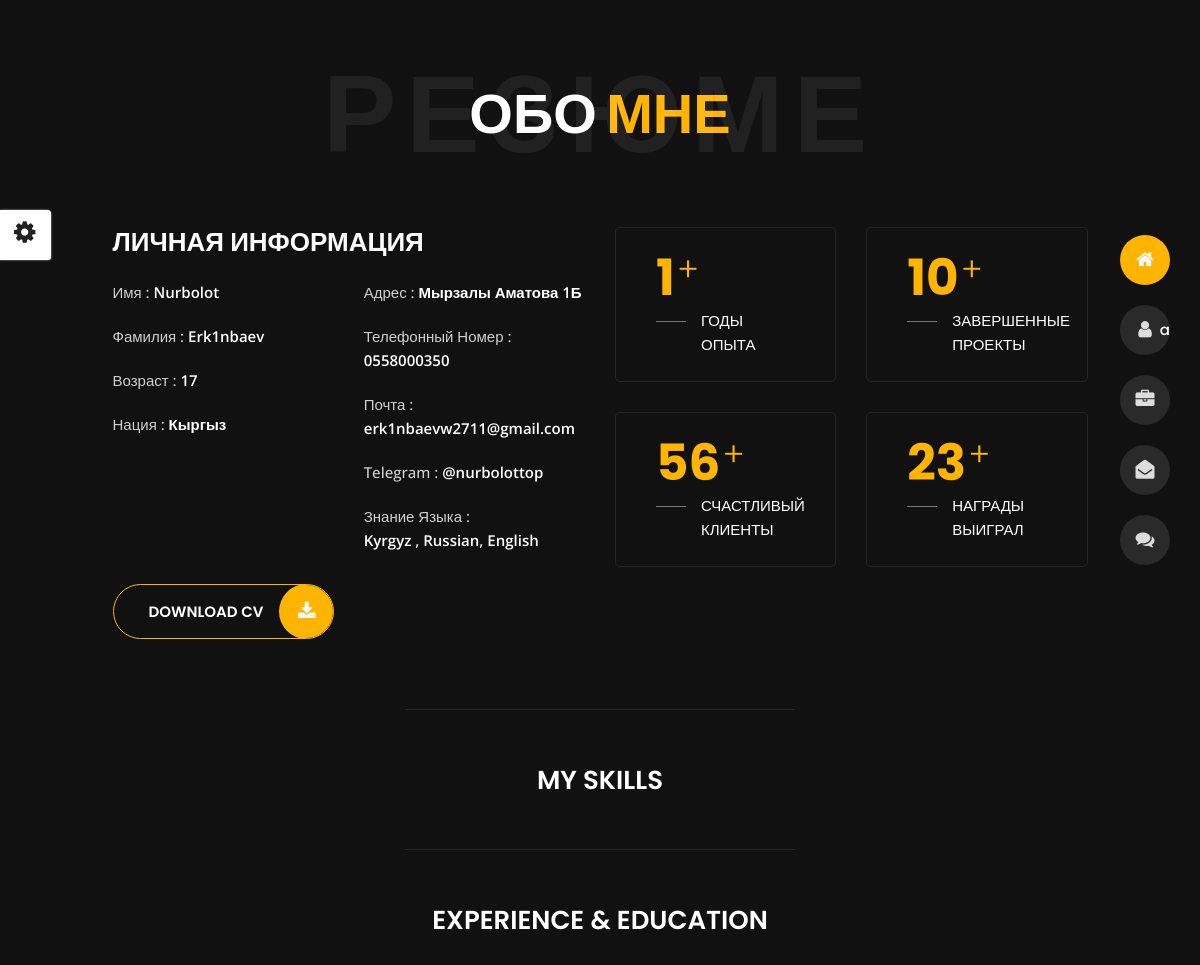
Page /about/ on the earlier database version.
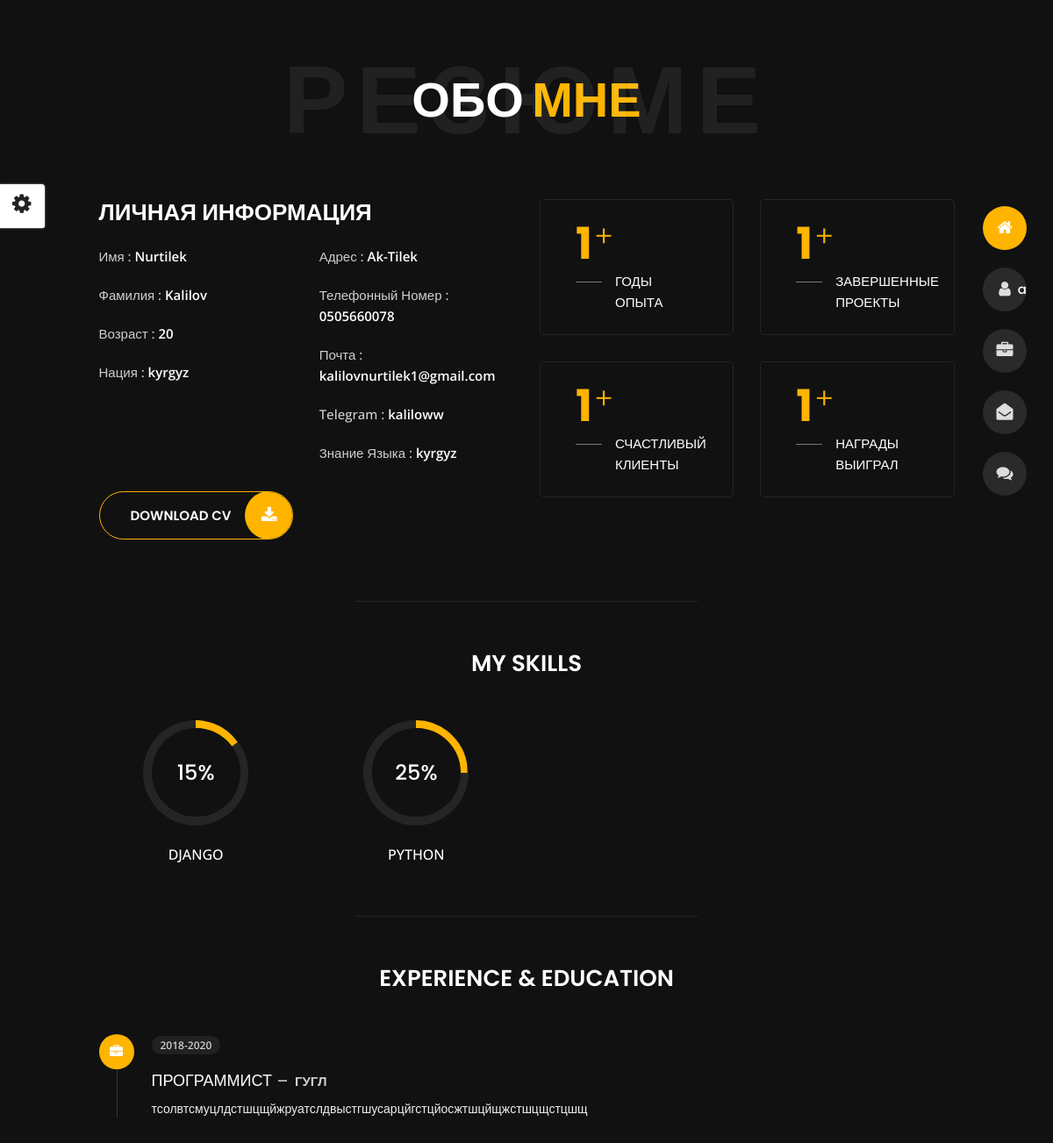
Same page on the later database version.
### apps/settings/models.py (models this page shows, shortened)
class About(models.Model):
    first_name = models.CharField(
        max_length=255,
        verbose_name="Имя"
    )
    last_name = models.CharField(
        max_length=255,
        verbose_name="Фамилия"
    )
    age = models.CharField(
        max_length=3,
        verbose_name="Возраст"
    )
    nation = models.CharField(
        max_length=255,
        verbose_name="Нация"
    )
    address = models.CharField(
        max_length=255,
        verbose_name="Адрес"
    )
    phone = models.CharField(
        max_length=255,
        verbose_name="Телефонный номер"
    )
    email = models.EmailField(
        verbose_name="Почта"
    )
    telegram = models.CharField(
        max_length=255,
        verbose_name="Username телеграм"
    )
    language = models.CharField(
        max_length=255,
        verbose_name="Знание языка"
    )
    year = models.CharField(
        max_length=255,
        verbose_name="Годы опыта"
    )
    projects = models.CharField(
        max_length=255,
        verbose_name='Завершенные проекты'
    )
    clients = models.CharField(
        max_length=255,
        verbose_name="Счастливые клиенты"
    )
    awards = models.CharField(
        max_length=255,
        verbose_name="Полученные награды"
    )
    class Meta:
        verbose_name = "Обо мне"
        verbose_name_plural = "Обо мне"

class Skills(models.Model):
    skill = models.CharField(
        max_length=100,
        verbose_name="Скилл"
    )
    procent = models.CharField(
        max_length=100,
        verbose_name="Процент"
    )
    class Meta:
        verbose_name= "Скилы"
        verbose_name_plural = "Скилл"

class Work(models.Model):
    work_time = models.CharField(
        max_length=100,
        verbose_name="Годы работы"
    )
    job_title = models.CharField(
        max_length=100,
        verbose_name="Должность"
    )
    company = models.CharField(
        max_length=100,
        verbose_name="компания где работал"
    )
    comment = models.CharField(
        max_length=100,
        verbose_name="comment"
    )
    class Meta:
        verbose_name = "Опыт работы"
        verbose_name_plural = "Опыты работы"

### apps/settings/views.py (the view)
# urls.py: path("about/", about, name="about"),
def about(request):
    about = About.objects.latest("id")
    skill = Skills.objects.all
    work = Work.objects.all
    education = Education.objects.all
    return render(request,"about.html", locals())

### templates/about.html (shortened to what this page needs)
{% extends 'include/homepage.html' %}
{% load static %}
{% block content %}
<body class="about">
<div id="showSwitcher" class="styleSecondColor"><i class="fa fa-cog fa-spin"></i></div>
{% include 'include/header.html' %}
<section class="title-section text-left text-sm-center revealator-slideup revealator-once revealator-delay1">
    <h1>Обо <span>Мне</span></h1>
    <span class="title-bg">Резюме</span>
</section>
<section class="main-content revealator-slideup revealator-once revealator-delay1">
    <div class="container">
        <div class="row">
            <div class="col-12 col-lg-5 col-xl-6">
                <div class="row">
                    <div class="col-12">
                        <h3 class="text-uppercase custom-title mb-0 ft-wt-600">ЛИЧНАЯ ИНФОРМАЦИЯ</h3>
                    </div>
                    <div class="col-6">
                        <ul class="about-list list-unstyled open-sans-font">
                            <li> <span class="title">Имя :</span> <span class="value d-block d-sm-inline-block d-lg-block d-xl-inline-block">{{ about.first_name }}</span> </li>
                            <li> <span class="title">Фамилия :</span> <span class="value d-block d-sm-inline-block d-lg-block d-xl-inline-block">{{ about.last_name }}</span> </li>
                            <li> <span class="title">Возраст :</span> <span class="value d-block d-sm-inline-block d-lg-block d-xl-inline-block">{{ about.age}}</span> </li>
                            <li> <span class="title">Нация :</span> <span class="value d-block d-sm-inline-block d-lg-block d-xl-inline-block">{{ about.nation}}</span> </li>
                        </ul>
                    </div>
                    <div class="col-6">
                        <ul class="about-list list-unstyled open-sans-font">
                            <li> <span class="title">Адрес :</span> <span class="value d-block d-sm-inline-block d-lg-block d-xl-inline-block">{{ about.address }}</span> </li>
                            <li> <span class="title">Телефонный номер :</span> <span class="value d-block d-sm-inline-block d-lg-block d-xl-inline-block">{{ about.phone }}</span> </li>
                            <li> <span class="title">Почта :</span> <span class="value d-block d-sm-inline-block d-lg-block d-xl-inline-block">{{ about.email}}</span> </li>
                            <li> <span class="title">Telegram :</span> <span class="value d-block d-sm-inline-block d-lg-block d-xl-inline-block">{{ about.telegram }}</span> </li>
                            <li> <span class="title">Знание языка :</span> <span class="value d-block d-sm-inline-block d-lg-block d-xl-inline-block">{{ about.language }}</span> </li>
                        </ul>
                    </div>
                    <div class="col-12 mt-3">
                        <a class="button" href="#">
                            <span class="button-text">Download CV</span>
                            <span class="button-icon fa fa-download"></span>
                        </a>
                    </div>
                </div>
            </div>
            <div class="col-12 col-lg-7 col-xl-6 mt-5 mt-lg-0">
                <div class="row">
                    <div class="col-6">
                        <div class="box-stats with-margin">
                            <h3 class="poppins-font position-relative">{{ about.year}}</h3>
                            <p class="open-sans-font m-0 position-relative text-uppercase">Годы <span class="d-block">Опыта</span></p>
                        </div>
                    </div>
                    <div class="col-6">
                        <div class="box-stats with-margin">
                            <h3 class="poppins-font position-relative">{{ about.projects}}</h3>
                            <p class="open-sans-font m-0 position-relative text-uppercase">Завершенные <span class="d-block">Проекты</span></p>
                        </div>
                    </div>
                    <div class="col-6">
                        <div class="box-stats">
                            <h3 class="poppins-font position-relative">{{ about.clients}}</h3>
                            <p class="open-sans-font m-0 position-relative text-uppercase">СЧАСТЛИВЫЙ<span class="d-block">КЛИЕНТЫ</span></p>
                        </div>
                    </div>
                    <div class="col-6">
                        <div class="box-stats">
                            <h3 class="poppins-font position-relative">{{ about.awards}}</h3>
                            <p class="open-sans-font m-0 position-relative text-uppercase">НАГРАДЫ <span class="d-block">ВЫИГРАЛ</span></p>
                        </div>
                    </div>
                </div>
            </div>
        </div>
        <hr class="separator">
        <div class="row">
            <div class="col-12">
                <h3 class="text-uppercase pb-4 pb-sm-5 mb-3 mb-sm-0 text-left text-sm-center custom-title ft-wt-600">My Skills</h3>
            </div>
            {% for skill in skill %}
            <div class="col-6 col-md-3 mb-3 mb-sm-5">
                <div class="c100 p{{skill.procent}}">
                    <span>{{ skill.procent }}%</span>
                </div>
                <h6 class="text-uppercase open-sans-font text-center mt-2 mt-sm-4">{{ skill.skill }}</h6>
            </div>
           {% endfor %}
        </div>
        <hr class="separator mt-1">
        <div class="row">
            <div class="col-12">
                <h3 class="text-uppercase pb-5 mb-0 text-left text-sm-center custom-title ft-wt-600">Experience <span>&</span> Education</h3>
            </div>
            <div class="col-lg-6 m-15px-tb">
                <div class="resume-box">
                    <ul>
                        {% for work in work %}
                        <li>
                            <div class="icon">
                                <i class="fa fa-briefcase"></i>
                            </div>
                            <span class="time open-sans-font text-uppercase">{{ work.work_time }}</span>
                            <h5 class="poppins-font text-uppercase">{{ work.job_title }}<span class="place open-sans-font">{{ work.company }}</span></h5>
                            <p class="open-sans-font">{{ work.comment }}</p>
                        </li>
                        {% endfor %}
                    </ul>
                </div>
            </div>
            <div class="col-lg-6 m-15px-tb">
            </div>
        </div>
    </div>
</section>
{% endblock %}

### templates/include/homepage.html (shortened to what this page needs)
{% load static %}
<!DOCTYPE html>
<html lang="en">
<head>
    <link href="{% static 'css/bootstrap.min.css' %}" rel="stylesheet">
    <link href="{% static 'css/preloader.min.css' %}" rel="stylesheet">
    <link href="{% static 'css/circle.css' %}" rel="stylesheet">
    <link href="{% static 'css/font-awesome.min.css' %}" rel="stylesheet">
    <link href="{% static 'css/fm.revealator.jquery.min.css' %}" rel="stylesheet">
    <link href="{% static 'css/style.css' %}" rel="stylesheet">
    <link href="{% static 'css/skins/yellow.css' %}" rel="stylesheet">
    <link rel="alternate stylesheet" type="text/css" title="blue" href="{% static 'css/skins/blue.css' %}" />
    <link rel="alternate stylesheet" type="text/css" title="green" href="{% static 'css/skins/green.css' %}" />
    <link rel="alternate stylesheet" type="text/css" title="yellow" href="{% static 'css/skins/yellow.css' %}" />
    <link rel="alternate stylesheet" type="text/css" title="blueviolet" href="{% static 'css/skins/blueviolet.css' %}" />
    <link rel="alternate stylesheet" type="text/css" title="goldenrod" href="{% static 'css/skins/goldenrod.css' %}" />
    <link rel="alternate stylesheet" type="text/css" title="magenta" href="{% static 'css/skins/magenta.css' %}" />
    <link rel="alternate stylesheet" type="text/css" title="orange" href="{% static 'css/skins/orange.css' %}" />
    <link rel="alternate stylesheet" type="text/css" title="purple" href="{% static 'css/skins/purple.css' %}" />
    <link rel="alternate stylesheet" type="text/css" title="red" href="{% static 'css/skins/red.css' %}" />
    <link rel="alternate stylesheet" type="text/css" title="yellowgreen" href="{% static 'css/skins/yellowgreen.css' %}" />
    <link rel="stylesheet" type="text/css" href="{% static 'css/styleswitcher.css' %}" />
</head>
    {% block content %}
    {% endblock %}
</body>
</html>

### templates/include/header.html (shortened to what this page needs)
{% load static %}
<header class="header" id="navbar-collapse-toggle">
    <ul class="icon-menu d-none d-lg-block revealator-slideup revealator-once revealator-delay1">
        <li class="icon-box active">
            <i class="fa fa-home"></i>
            <a href="{% url 'index' %}">
            </a>
        </li>
        <li class="icon-box">
            <i class="fa fa-user"></i>
            <a href="{% url 'about' %}">
            </a>a
        </li>
        <li class="icon-box">
            <i class="fa fa-briefcase"></i>
            <a href="portfolio.html">
            </a>
        </li>
        <li class="icon-box">
            <i class="fa fa-envelope-open"></i>
            <a href="{% url 'contact' %}">
            </a>
        </li>
        <li class="icon-box">
            <i class="fa fa-comments"></i>
            <a href="blog.html">
            </a>
        </li>
    </ul>
</header>

### static/css/circle.css (style rules this page uses)
.c100 { position: relative; font-size: 120px; width: 1em; height: 1em; border-radius: 50%; float: left; margin: 0 0.1em 0.1em 0; background-color: #cccccc; }
.c100 *, .c100 *:before, .c100 *:after { -webkit-box-sizing: content-box; -moz-box-sizing: content-box; box-sizing: content-box; }
.c100 > span { position: absolute; width: 100%; z-index: 1; left: 0; top: 0; width: 5em; line-height: 5em; font-size: 0.2em; color: #cccccc; display: block; text-align: center; white-space: nowrap; -webkit-transition-property: all; -moz-transition-property: all; -o-transition-property: all; transition-property: all; -webkit-transition-duration: 0.2s; -moz-transition-duration: 0.2s; -o-transition-duration: 0.2s; transition-duration: 0.2s; -webkit-transition-timing-function: ease-out; -moz-transition-timing-function: ease-out; -o-transition-timing-function: ease-out; transition-timing-function: ease-out; }
.c100:after { position: absolute; top: 0.08em; left: 0.08em; display: block; content: " "; border-radius: 50%; background-color: #f5f5f5; width: 0.84em; height: 0.84em; -webkit-transition-property: all; -moz-transition-property: all; -o-transition-property: all; transition-property: all; -webkit-transition-duration: 0.2s; -moz-transition-duration: 0.2s; -o-transition-duration: 0.2s; transition-duration: 0.2s; -webkit-transition-timing-function: ease-in; -moz-transition-timing-function: ease-in; -o-transition-timing-function: ease-in; transition-timing-function: ease-in; }

### static/css/skins/yellow.css (style rules this page uses)
.home h1, .about .box-stats h3, .title-section h1 span, #menu li.active a, body.light #menu li.active a, .blog .post-container:hover .post-content .entry-header h3 a, .blog .post-content .entry-header h3 a:hover, .contact .custom-span-contact i, .portfolio .slideshow figcaption h3, .portfolio .slideshow a, .portfolio .grid figure:hover figcaption, .blog-post .meta i { color: #ffb400; }
.home .home-details h1:before, .about .resume-box .icon, .contact ul.social li a:hover, body.light.contact ul.social li a:hover, .preloader .loader, .blog .page-link:hover, .blog .page-item.active .page-link, body.light.blog .page-link:hover, body.light.blog .page-item.active .page-link, .portfolio .grid li figure div, .header ul.icon-menu li.icon-box.active, .header ul.icon-menu li.icon-box:hover, body.light .header ul.icon-menu li.icon-box.active, body.light .header ul.icon-menu li.icon-box:hover, .btn, .header .icon-box h2, .home .color-block, .title-section hr, .portfolio .slideshow .carousel-indicators li.active, .button:before, .button-icon { background-color: #ffb400; }
.contact .contactform input[type=text]:focus, .contact .contactform input[type=email]:focus, .contact .contactform textarea:focus, body.light.contact .contactform input[type=text]:focus, body.light.contact .contactform input[type=email]:focus, body.light.contact .contactform textarea:focus, .blog .page-item.active .page-link, .blog .page-link:hover, body.light.blog .page-item.active .page-link, body.light.blog .page-link:hover, .button { border: 1px solid #ffb400; }

### static/css/styleswitcher.css (style rules this page uses)
#showSwitcher { z-index: 11111; margin-left:0px; position:fixed; left:0; top:210px; background: #fff; box-shadow:#ccc 0 0 2px; border-left:0; font-size:18px; display: block; -webkit-border-bottom-right-radius: 3px; -webkit-border-top-right-radius: 4px; -moz-border-radius-bottomright: 3px; -moz-border-radius-topright: 4px; border-bottom-right-radius: 3px; border-top-right-radius: 4px; padding: 10px 16px 10px 14px; cursor: pointer; }
#showSwitcher i { font-size:25px; color:#222; }

Differences in the rows shown:
removed About: first_name "Nurbolot", last_name "Erk1nbaev", age "17", nation "Кыргыз", address "Мырзалы Аматова 1Б", phone "0558000350", email "erk1nbaevw2711@gmail.com", telegram "@nurbolottop", language "Kyrgyz , Russian, English", year "1", projects "10", clients "56", awards "23"
added About: first_name "Nurtilek", last_name "Kalilov", age "20", nation "kyrgyz", address "Ak-Tilek", phone "0505660078", email "kalilovnurtilek1@gmail.com", telegram "kaliloww", language "kyrgyz", year "1", projects "1", clients "1", awards "1"
added Skills: procent "15", skill "DJANGO"
added Skills: procent "25", skill "PYTHON"
added Work: work_time "2018-2020", job_title "ПРОГРАММИСТ", company "ГУГЛ", comment "тсолвтсмуцлдстшцщйжруатслдвыстгшусарцйгстцйосжтшцйщжстшцщстцшщ"
